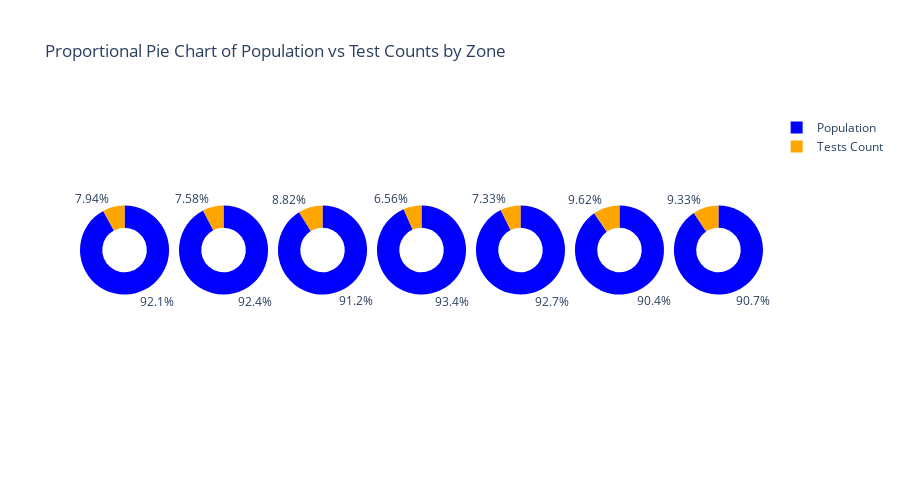

The notebook cell this image was saved under:
### Code cell
import plotly.graph_objects as go

def population_test_secteur(data): 
    # Données de population et de tests effectués (à titre d'exemple)
    grouped_data= data.groupby('zcta')[['population','test count']].sum()
    population = grouped_data['population']
    test_counts = grouped_data['test count']
    labels = grouped_data.index

    # Création du diagramme en secteurs
    fig = go.Figure()

    # Ajout des secteurs pour la population et les tests effectués
    for i in range(len(population)):
        fig.add_trace(go.Pie(
            labels=['Population', 'Tests Count'],
            values=[population[i], test_counts[i]],
            name=labels[i],
            hole=0.5,
            marker=dict(colors=['blue', 'orange']),
            domain={"row": 0, "column": i}
        ))

    # Update layout
    fig.update_layout(
        title='Proportional Pie Chart of Population vs Test Counts by Zone',
        grid={'rows': 1, 'columns': len(population)},
        height=500
    )

    # Show the chart
    fig.show()

population_test_secteur(dataset2)

### Figure 1 — Plotly figure (JSON) as saved in the notebook; plotly's stock layout.template omitted (floating-point values rounded to 4 significant figures)
{"data": [{"domain": {"column": 0, "row": 0}, "hole": 0.5, "labels": ["Population", "Tests Count"], "marker": {"colors": ["blue", "orange"]}, "name": "94085", "type": "pie", "values": [1137927, 98109]}, {"domain": {"column": 1, "row": 0}, "hole": 0.5, "labels": ["Population", "Tests Count"], "marker": {"colors": ["blue", "orange"]}, "name": "94086", "type": "pie", "values": [2473373, 202981]}, {"domain": {"column": 2, "row": 0}, "hole": 0.5, "labels": ["Population", "Tests Count"], "marker": {"colors": ["blue", "orange"]}, "name": "94087", "type": "pie", "values": [2663396, 257675]}, {"domain": {"column": 3, "row": 0}, "hole": 0.5, "labels": ["Population", "Tests Count"], "marker": {"colors": ["blue", "orange"]}, "name": "95035", "type": "pie", "values": [3743785, 262785]}, {"domain": {"column": 4, "row": 0}, "hole": 0.5, "labels": ["Population", "Tests Count"], "marker": {"colors": ["blue", "orange"]}, "name": "95127", "type": "pie", "values": [3180288, 251671]}, {"domain": {"column": 5, "row": 0}, "hole": 0.5, "labels": ["Population", "Tests Count"], "marker": {"colors": ["blue", "orange"]}, "name": "95128", "type": "pie", "values": [1737825, 184925]}, {"domain": {"column": 6, "row": 0}, "hole": 0.5, "labels": ["Population", "Tests Count"], "marker": {"colors": ["blue", "orange"]}, "name": "95129", "type": "pie", "values": [1907568, 196240]}], "layout": {"grid": {"columns": 7, "rows": 1}, "height": 500, "title": {"text": "Proportional Pie Chart of Population vs Test Counts by Zone"}}}
